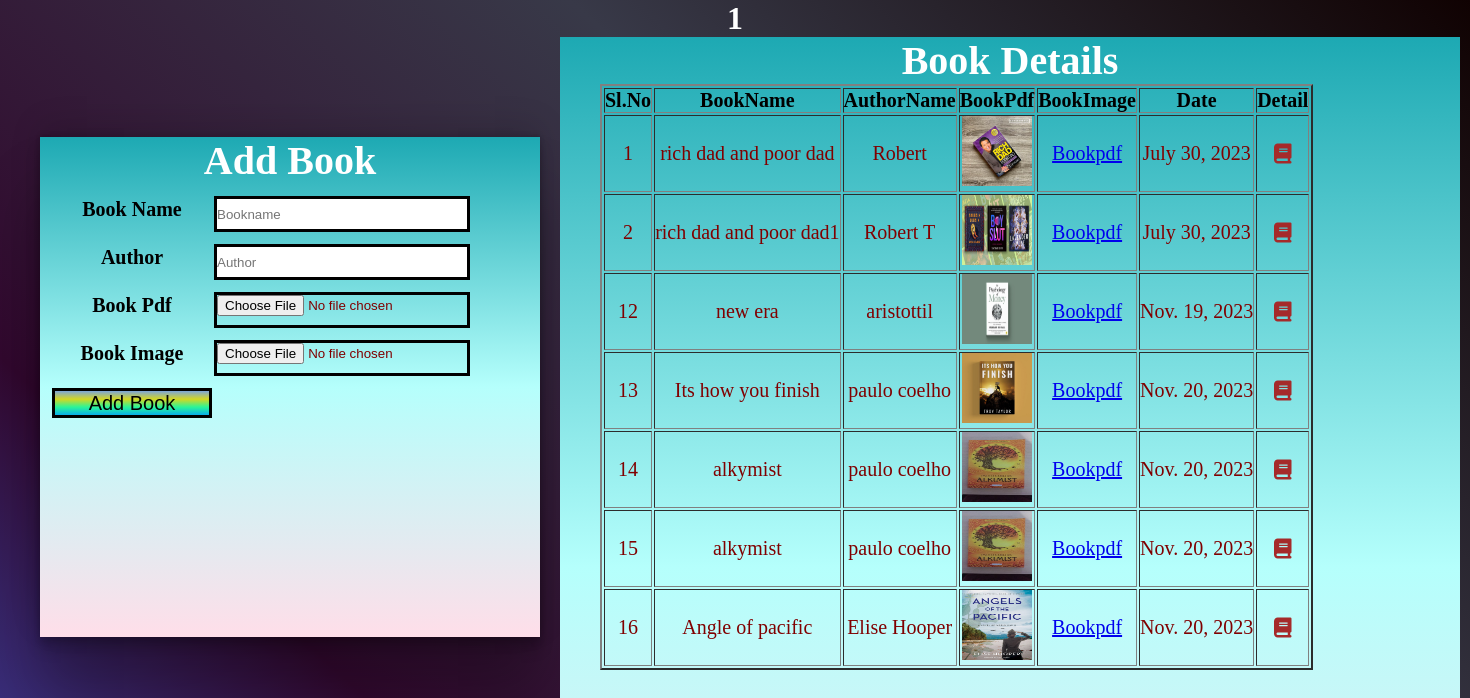
The page /book_app/profilepage/1 on the database its author committed.
### book_app/models.py (models this page shows, shortened)
class regmodel(models.Model):
    uname=models.CharField(max_length=50)
    email=models.EmailField()
    psw=models.CharField(max_length=50)

class bookmodel(models.Model):
    bookna=models.CharField(max_length=60)
    bookau=models.CharField(max_length=50)
    bookpdf=models.FileField(upload_to='book_app/static')
    bookimage=models.FileField(upload_to='book_app/static')
    date=models.DateField(auto_now_add=True)

### book_app/views.py (the view)
# urls.py: path('profilepage/<pk>',bookprofile.as_view(),name='profilepage'),
class bookprofile(generic.CreateView):
    form_class=bookform
    template_name='profilepage.html'
    success_url=reverse_lazy('bookpro')
    def get(self,request,**kwargs):
        id=kwargs.get('pk') #id=1
        a1=regmodel.objects.get(id=id)
        a=bookmodel.objects.all()
        id1=[]
        name=[]
        author=[]
        pdf=[]
        image=[]
        dat=[]
        for i in a:
            na=i.bookna
            name.append(na)
            au=i.bookau
            author.append(au)
            pd=str(i.bookpdf).split('/')[-1]
            pdf.append(pd)
            im=str(i.bookimage).split('/')[-1]
            image.append(im)
            da=i.date
            dat.append(da)
            ide=i.id
            id1.append(ide)
        mylist=zip(name,author,image,pdf,dat,id1)
        return render(request, self.template_name,{'a': mylist,'a1':a1})

### book_app/templates/profilepage.html (shortened to what this page needs)
<!DOCTYPE html>
{% load static %}
<html lang="en">
<head>
</head>
<body>
<h1>{{a1.id}}</h1>
<div class="first">
    <h1>Add Book</h1>
    <form method="post" enctype="multipart/form-data">{% csrf_token %}
        <table>
            <tr>
                <th><label>Book Name</label></th>
                <td><input type="text" name="bookna" placeholder="Bookname"></td>
            </tr>
            <tr>
                <th><label>Author</label></th>
                <td><input type="text" name="bookau" placeholder="Author"></td>
            </tr>
            <tr>
                <th><label>Book Pdf</label></th>
                <td><input type="file" name="bookpdf" placeholder="Bookpdf"></td>
            </tr>
            <tr>
                <th><label>Book Image</label></th>
                <td><input type="file" name="bookimage" placeholder="Bookimage"></td>
            </tr>
            <td><input type="submit" value="Add Book"></td>
        </table>
</form>
</div>
<div class="second">
    <h1>Book Details</h1>
    <table border="2px">
    <tr>
        <th>Sl.No</th>
        <th>BookName</th>
        <th>AuthorName</th>
        <th>BookPdf</th>
        <th>BookImage</th>
        <th>Date</th>
        <th>Detail</th>
    </tr>
    {% for i,j,k,l,m,n in a %}
    <tr>
        <b><td>{{n}}</td></b>
        <b><td>{{i}}</td></b>
        <td>{{j}}</td>
        <td><img src="{% static k %}" height="70px;" width="70px;"></td>
        <td><a href="{% static l %}" download>Bookpdf</a></td>
        <b><td>{{m}}</td></b>
        <td><a href="http://127.0.0.1:8000/book_app/bookprofiledetails/{{n}}"><i class="fa-solid fa-book"></i></a></td>
    </tr>
    {% endfor %}
</table>
</div>
</body>
</html>

### book_app/templates/profilepage.html (style rules this page uses)
* { padding:0px; margin:0px; box:border-box; }
body { background-color: #4158D0; background-image: linear-gradient(43deg, #4158D0 0%, #31082e 30%, #383948 66%, #100202 100%); }
h1 { text-align:center; color:white; }
.first { height:500px; width:500px; background-color: #FFDEE9; background-image: linear-gradient(0deg, #FFDEE9 0%, #B5FFFC 50%, #1da9b3 100%); font-size:20px; margin-top:100px; margin-left:40px; box-shadow: rgba(0, 0, 0, 0.25) 0px 54px 55px, rgba(0, 0, 0, 0.12) 0px -12px 30px, rgba(0, 0, 0, 0.12) 0px 4px 6px, rgba(0, 0, 0, 0.17) 0px 12px 13px, rgba(0, 0, 0, 0.09) 0px -3px 5px; }
.first table { margin-left:10px; }
input[type="text"] { width:250px; height:30px; margin-top:10px; border:3px solid black; }
input[type="file"] { width:250px; height:30px; margin-top:10px; border:3px solid black; }
input[type="submit"] { height:30px; width:160px; margin-top:10px; border:3px solid black; background-color: #08AEEA; background-image: linear-gradient(0deg, #08AEEA 0%, #2AF598 33%, #d4d622 66%, #7ca5da 100%); font-size:20px; }
.second { height:1060px; width:900px; background-color: #FFDEE9; background-image: linear-gradient(0deg, #FFDEE9 0%, #B5FFFC 50%, #1da9b3 100%); font-size:20px; margin-left:560px; margin-top:-600px }
.second table { margin-left:40px; text-align:center; }
td { color:#800000; }
.fa-solid { color:brown; padding:15px; }

### rows shown on the page
regmodel: id "1"
bookmodel: a "rich dad and poor dad", a "Robert", a "July 30, 2023"
bookmodel: a "rich dad and poor dad1", a "Robert T", a "July 30, 2023"
bookmodel: a "new era", a "aristottil", a "Nov. 19, 2023"
bookmodel: a "Its how you finish", a "paulo coelho", a "Nov. 20, 2023"
bookmodel: a "alkymist", a "paulo coelho", a "Nov. 20, 2023"
bookmodel: a "alkymist", a "paulo coelho", a "Nov. 20, 2023"
bookmodel: a "Angle of pacific", a "Elise Hooper", a "Nov. 20, 2023"

### other values the page prints
{{ n }} "1" "2" "12" "13" "14" "15" "16"
